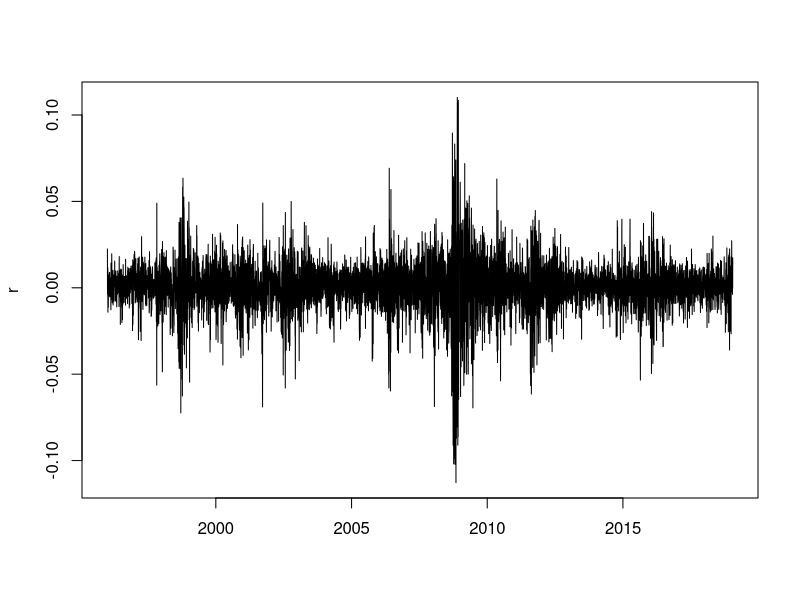
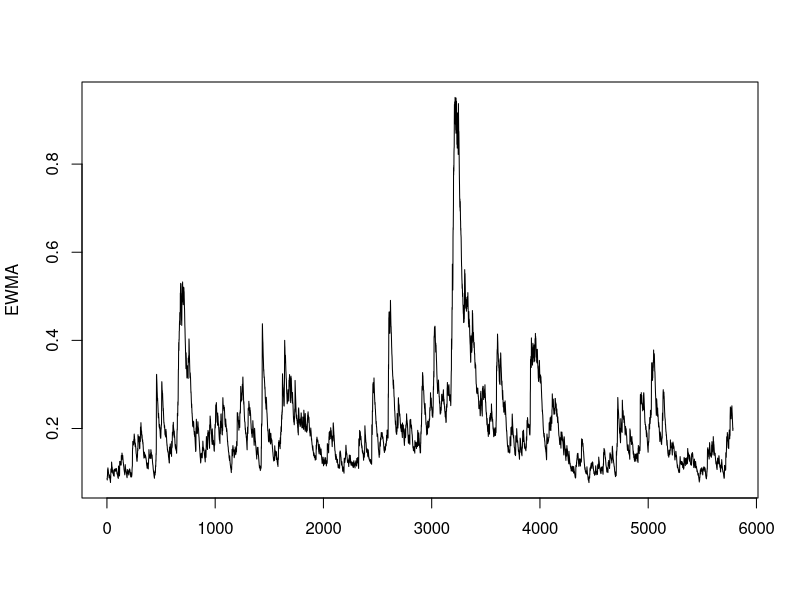

The R source for these figures, in order:
dataset <- read.csv("stockdata.csv", sep = ",", header = TRUE)
names(dataset) <- c("Date", "Last", "High", "Low", "Turnover")
dataset[, 1] <- as.Date(dataset[, 1], format = "%d.%m.%y")

head(dataset)
summary(dataset)

dataset <- dataset[order(dataset$Date),]
dataset <- dataset[,c("Date", "Last")]

dataset$r <- c(NA, diff(log(dataset$Last)))

plot(dataset$Date, dataset$r, type = "l", xlab = "", ylab = "r")

#exponentially weighted moving average model
r <-  na.omit(dataset$r)
n <-  length(r)
lambda <-  0.94
lambda.vec <- lambda^(0:(n-1))
r.vec <-  r[length(r):1]
sigma2 <- (1-lambda) * sum(lambda.vec * r.vec^2)
sigma <- sqrt(sigma2)
sigma * sqrt(250)


#or like this
sd(r.vec) * sqrt(250)
sigma2 <-  sum((1-lambda) * lambda^(0:(length(r)-1)) * rev(r)^2)
sigma <-  sqrt(sigma2)
sigma * sqrt(250)

#or like this
sigma2 <- c()
for (i in 1:length(r)){
  sigma2 <- c(sigma2, sum((1-lambda)*lambda^(0:(i-1))*rev(r[1:i])^2))
}
sigma <-  sqrt(sigma2)

plot(sigma * sqrt(250), xlab="",ylab = "EWMA", type = "l")

#we add the maximmum likelihood approach for the lambda

#function that computes EWMA variances
ewma.var <- function(r,lambda){
  sigma2 <- sum((1-lambda)*lambda^(0:(length(r)-1))*rev(r)^2)
  return(sigma2)
}

#function that computes historical EWMA variances
hist.ewma.var <- function(r,lambda){
  sigma2 <- c()
  for(i in 1:length(r)){
    sigma2 <- c(sigma2, ewma.var(r[1:i],lambda))
  }
  return(sigma2)
}

#log likelihood function for EWMA volatility model
ewma.ll.fun <- function(lambda,r){
  sigma2 <- hist.ewma.var(r, lambda)
  sigma2 <-  sigma2[-length(sigma2)]
  r <- r[-1]
  log.ll <-  sum(-log(sigma2) - r^2/sigma2)
  return(-log.ll)
}

res <- nlminb(0.5, ewma.ll.fun, lower = 1e-06, upper= 1 - 1e-06,r = r)
res 


